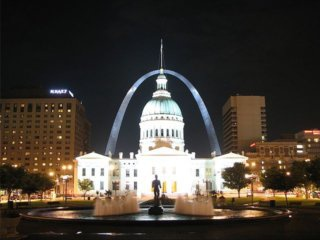
#> input picture img1.jpg, 320 x 240 px, given in place of test1.png, which was not available
$ python 20_CamFind.py
#> lines starting #> are read from the running program, lines starting #| are printed output that depends on the picture; after the words box and inside, x2 and y2 are one past the last pixel; in counts of white or black regions, pixels touching at a corner belong together; pictures that were not available may be replaced by others from this repository, and a replacement may not be noted
import numpy as np
import cv2 as cv
from matplotlib import pyplot as plt

# img1:待寻找图片
# img2:主图
def findplace(img1, img2):
    MIN_MATCH_COUNT = 10
    # [8 lines of commented-out code are left out]
    sift = cv.xfeatures2d.SIFT_create()
    # 用SIFT找到关键点和描述符
    kp1, des1 = sift.detectAndCompute(img1, None)
    kp2, des2 = sift.detectAndCompute(img2, None)
    # FLANN的参数(SIFT,SURF使用以下参数)
    FLANN_INDEX_KDTREE = 1
    index_params = dict(algorithm=FLANN_INDEX_KDTREE, trees=5)
    search_params = dict(checks=50)
    # 初始化flann匹配器
    flann = cv.FlannBasedMatcher(index_params, search_params)
    matches = flann.knnMatch(des1, des2, k=2)
    # 根据Lowe的论文进行比例测试,并存储所有符合条件的匹配项。
    good = []
    for m, n in matches:
        if m.distance < 0.7 * n.distance:
            good.append(m)

    # 如果找到足够的匹配项>10，我们将在两个图像中提取匹配的关键点的位置。他们被传递以寻找预期的转变。
    # 一旦获得了这个3x3转换矩阵，就可以使用它将索引图像的角转换为训练图像中的相应点。然后我们画出来。
    if len(good) > MIN_MATCH_COUNT:
        src_pts = np.float32([kp1[m.queryIdx].pt for m in good]).reshape(-1, 1, 2)
        dst_pts = np.float32([kp2[m.trainIdx].pt for m in good]).reshape(-1, 1, 2)
        # print('src_pts--------------------------\r\n', src_pts)
        # print('dst_pts--------------------------\r\n', dst_pts)
        # findHomography 向该函数传递点集，函数将在两个图像中提取匹配的关键点的位置，以在复杂图像中找到该已知对象的透视变换关系
        # 参数 RANSAC/LEAST_MEDIAN 用以解决匹配时可能会出现一些可能影响结果的错误
        # 函数返回指定内部和外部点的掩码mask(提供正确估计的良好匹配称为“内部点”，其余的称为“外部点”)
        # 函数返回3x3的M转换矩阵，使用它将索引图像的4个边角，经过M矩阵透视转换为训练图像中的相应点。然后我们画出来。
        M, mask = cv.findHomography(src_pts, dst_pts, cv.RANSAC, 5.0)
        # print('M--------------------------\r\n', M)
        # print('mask--------------------------\r\n', mask)
        matchesMask = mask.ravel().tolist()
        # print('matchesMask--------------------------\r\n', matchesMask)
        # 手动输入索引图像的4个角坐标
        h, w = img1.shape
        pts = np.float32([[0, 0], [0, h - 1], [w - 1, h - 1], [w - 1, 0]]).reshape(-1, 1, 2)
        # print('pts--------------------------\r\n', pts)
        # perspectiveTransform 透视转换，转换至少需要四个正确的点。
        # 输入2通道或3通道浮点array(pts)，M为3x3浮点转换matrix
        # 输出透视转换后训练图中的4个坐标
        dst = cv.perspectiveTransform(pts, M)
        # print('dst--------------------------\r\n', dst)
        # 将img2中透视后的4个点连起来，框选找到目标
        img2 = cv.polylines(img2, [np.int32(dst)], True, 255, 3, cv.LINE_AA)
    else:
        print("Not enough matches are found - {}/{}".format(len(good), MIN_MATCH_COUNT))
        matchesMask = None

    # 如果成功找到对象-绘制内部线，如果失败-绘制匹配关键点
    # 对象在混乱的图像中标记为白色
    draw_params = dict(matchColor=(0, 255, 0),  # 用绿色绘制匹配
                       singlePointColor=None,
                       matchesMask=matchesMask,  # 只绘制内部点
                       flags=cv.DrawMatchesFlags_NOT_DRAW_SINGLE_POINTS)
    img3 = cv.drawMatches(img1, kp1, img2, kp2, good, None, **draw_params)

    img3 = cv.resize(img3, (1024, 768))
    cv.imshow('img3', img3)


mainpic = cv.imread('./data/test1.png', 0)  # 主图
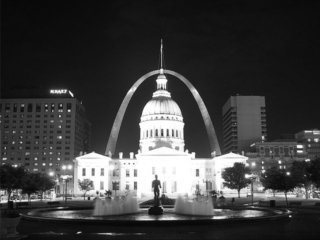
#> mainpic: shape (240, 320); min 4, max 255, mean 63.3
cap = cv.VideoCapture(0)
if not cap.isOpened():
    print("Cannot open camera")
    exit()
while True:
    # 逐帧捕获
    ret, frame = cap.read()
#> frame is the input picture: shape (240, 320, 3); mean B, G, R 54.3, 62.1, 69.1
    # 如果正确读取帧，ret为True
    if not ret:
        print("Can't receive frame (stream end?). Exiting ...")
        break
    # 我们在框架上的操作到这里
    gray = cv.cvtColor(frame, cv.COLOR_BGR2GRAY)
    # 显示结果帧e
    # cv.imshow('frame', gray)
    img2 = mainpic.copy()
    findplace(gray, img2)
#> in findplace, `kp1, des1 = sift.detectAndCompute(img1, None)`: kp1 = 527 keypoints; strongest (x, y, size): (288, 173, 2.1), (162, 81, 6.5), (280, 162, 1.9), (247, 176, 3)
#> in findplace, `kp2, des2 = sift.detectAndCompute(img2, None)`: kp2 = 523 keypoints; strongest (x, y, size): (288, 173, 2.1), (162, 81, 6.5), (280, 162, 1.9), (247, 176, 3)
#> in findplace, `matches = flann.knnMatch(des1, des2, k=2)`: matches = 527 matches
#> after the loop in findplace, `for m, n in matches:`: good = 518 matches
#> in findplace, `src_pts = np.float32([kp1[m.queryIdx].pt for m in good]).reshape(-1, 1..`: src_pts = 518 rows, first 8: [2.65, 187.6], [2.7, 155.5], [4.13, 204.1], [4.19, 158.7], [4.7, 200.9], [6.31, 196.7], [7.93, 108.2], [9.3, 192.2]
#> in findplace, `dst_pts = np.float32([kp2[m.trainIdx].pt for m in good]).reshape(-1, 1..`: dst_pts = 518 rows, first 8: [2.66, 187.6], [2.7, 155.5], [4.13, 204.1], [4.19, 158.7], [4.73, 200.9], [6.32, 196.7], [7.94, 108.2], [9.3, 192.2]
#> in findplace, `M, mask = cv.findHomography(src_pts, dst_pts, cv.RANSAC, 5.0)`: M = [[1, -8.26e-06, 0.00219], [-6.65e-07, 1, 0.00159], [-8.48e-09, -3.24e-08, 1]]; mask = 518 values from 1 to 1
#> in findplace, `dst = cv.perspectiveTransform(pts, M)`: dst = [[0.00219, 0.00159], [0.000214, 239], [319, 239], [319, 0.00138]]
#> in findplace, `img2 = cv.polylines(img2, [np.int32(dst)], True, 255, 3, cv.LINE_AA)`:
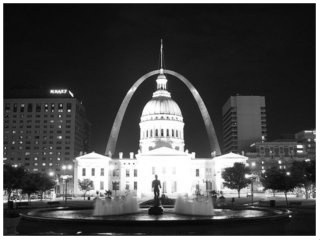
#> img2: shape (240, 320); 6.46% of pixels changed, all inside (x1, y1, x2, y2) = (0, 0, 320, 240)
#> in findplace, `draw_params = dict(matchColor=(0, 255, 0),`: draw_params = 4 items
#> in findplace, `img3 = cv.drawMatches(img1, kp1, img2, kp2, good, None, **draw_params)`:
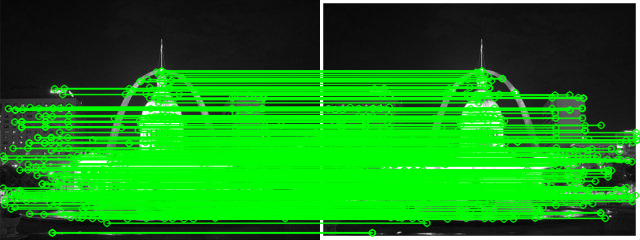
#> img3: shape (240, 640, 3); mean of channels 0, 1, 2 23.4, 136.2, 23.4; drawn as B, G, R
#> in findplace, `img3 = cv.resize(img3, (1024, 768))`:
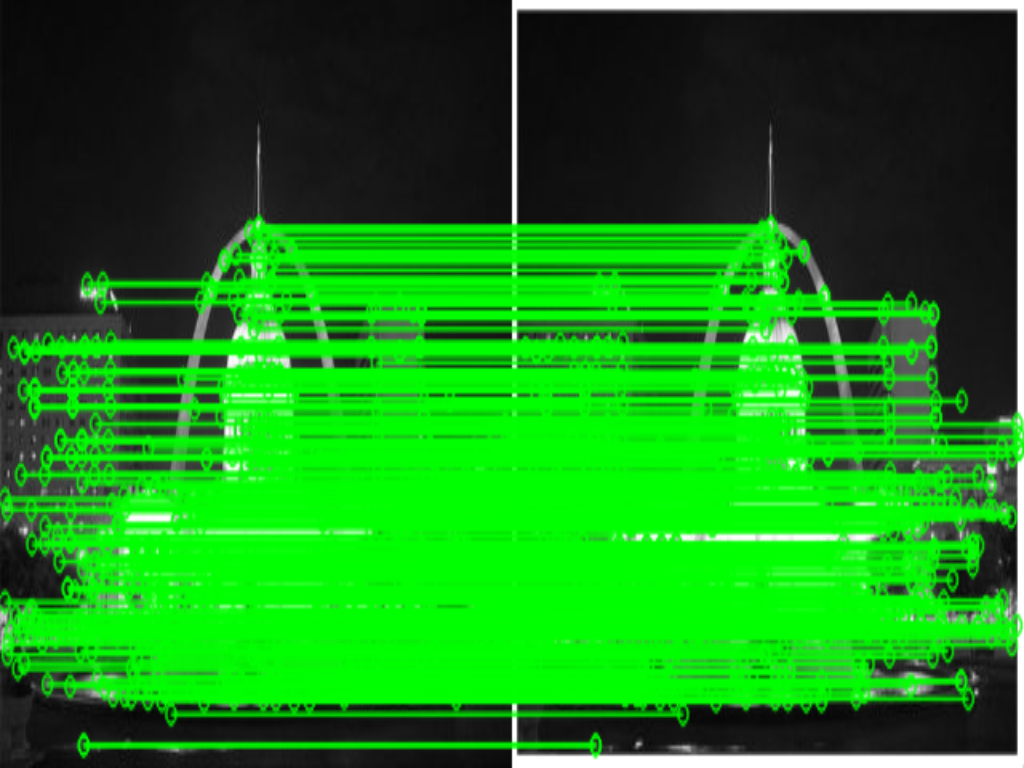
#> img3: shape (768, 1024, 3); mean of channels 0, 1, 2 23.4, 136.1, 23.4; drawn as B, G, R
    if cv.waitKey(100) == ord('q'):
#> (key q is pressed here)
        break

# 完成所有操作后，释放捕获器
cap.release()
cv.destroyAllWindows()
